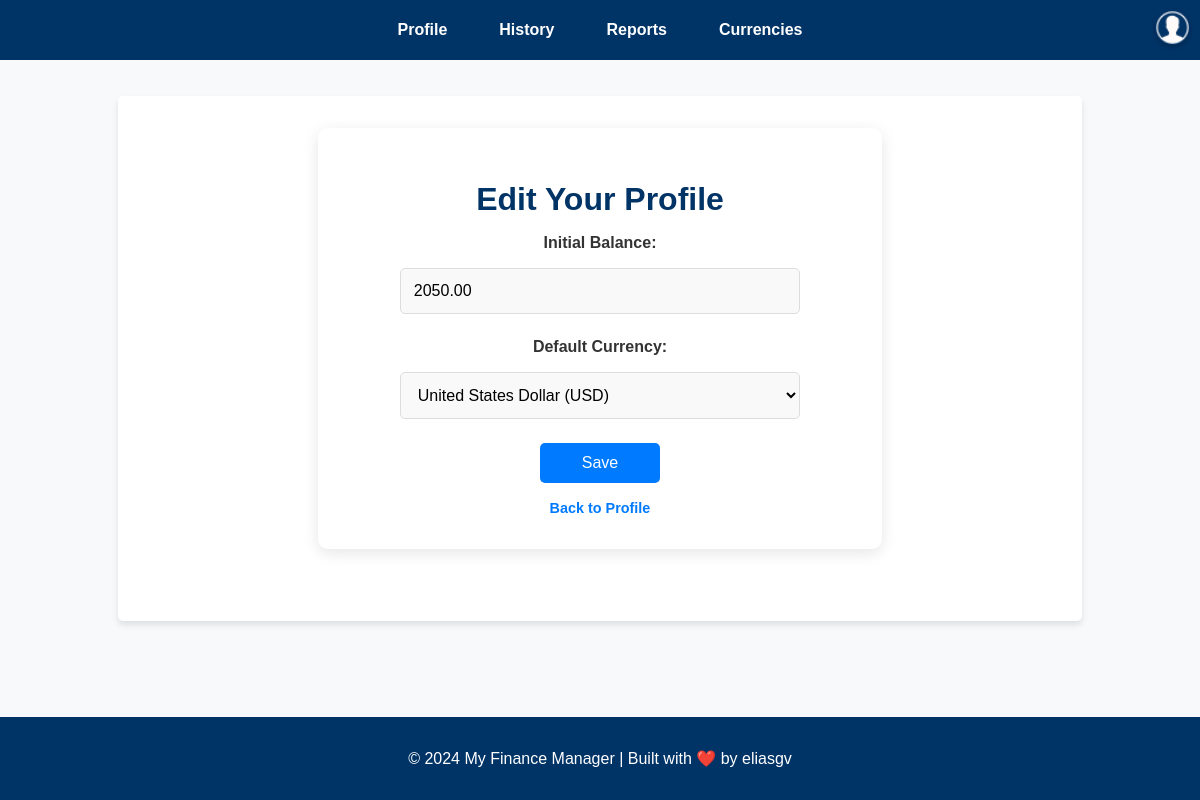
The app's page /users/profile/edit/ (signed in) with its own data.
### users/models.py (models this page shows, shortened)
class UserProfile(models.Model):
    user = models.OneToOneField(User, on_delete=models.CASCADE, related_name="profile")
    initial_balance = models.DecimalField(max_digits=10, decimal_places=2, default=0.00)
    balance = models.DecimalField(max_digits=10, decimal_places=2, default=0.00)
    default_currency = models.ForeignKey(Currency, on_delete=models.SET_NULL, null=True, default=146)

### users/views.py (the view)
# urls.py: path('profile/edit/', views.edit_initial_balance_view, name='edit_profile'),
@login_required
def edit_initial_balance_view(request):
    profile = request.user.profile
    currencies = Currency.objects.all()
    if request.method == 'POST':
        form = EditProfileForm(request.POST, instance=profile)
        if form.is_valid():
            form.save()
            if 'default_currency' in form.changed_data:
                profile.update_balance_for_new_currency()
            messages.success(request, "Profile updated successfully.")
            return redirect('users:profile')
        else:
            messages.error(request, "Please correct the errors below.")
    else:
        form = EditProfileForm(instance=profile)
    return render(request, 'users/edit_profile.html', {
        'form': form,
        'currencies': currencies,
    })

### users/forms.py
class EditProfileForm(forms.ModelForm):
    class Meta:
        model = UserProfile
        fields = ['initial_balance' , 'default_currency']

### currencies/models.py (called while the page is built)
    def __str__(self):
        return f"{self.name} ({self.code})"

### templates/users/edit_profile.html (shortened to what this page needs)
{% extends 'base.html' %}
{% block content %}
<div class="edit-profile-container">
    <h1 class="edit-profile-title">Edit Your Profile</h1>
    <form method="POST" class="styled-form">
        <div class="form-group">
            <label for="initial_balance">Initial Balance:</label>
            {{ form.initial_balance }}
        </div>
        <div class="form-group">
            <label for="default_currency">Default Currency:</label>
            {{ form.default_currency }}
        </div>
        <button type="submit" class="btn btn-primary">Save</button>
    </form>
    <a href="{% url 'users:profile' %}" class="back-link">Back to Profile</a>
</div>
{% endblock %}

### static/css/global.css (style rules this page uses)
body { font-family: 'Arial', sans-serif; background-color: #f4f7fa; margin: 0; padding: 0; color: #333; display: flex; flex-direction: column; min-height: 100vh; min-width: 100hv; overflow-y: scroll; scrollbar-width: none; align-items: center; justify-content: center; }

### static/css/profile.css (style rules this page uses)
body { font-family: 'Arial', sans-serif; background-color: #f8f9fa; margin: 0; padding: 0; display: flex; justify-content: center; align-items: center; min-height: 100vh; }
.profile-container, .edit-profile-container { max-width: 500px; margin: auto; padding: 2rem; background: #ffffff; border-radius: 10px; box-shadow: 0 4px 15px rgba(0, 0, 0, 0.1); text-align: center; }
.profile-title, .edit-profile-title { font-size: 2rem; color: #003366; margin-bottom: 1rem; font-weight: bold; }
form { width: 100%; display: flex; flex-direction: column; gap: 1.5rem; }
.styled-form { display: flex; flex-direction: column; align-items: center; gap: 1.5rem; }
.form-group { display: flex; flex-direction: column; align-items: center; width: 100%; gap: 0.5rem; }
label { font-weight: 600; margin-bottom: 0.5rem; font-size: 1rem; color: #003366; }
input, select { width: 100%; padding: 0.8rem; border: 1px solid #ddd; border-radius: 5px; font-size: 1rem; background-color: #f9f9f9; box-sizing: border-box; }
.btn { padding: 0.6rem 1.2rem; font-size: 1rem; border-radius: 5px; cursor: pointer; transition: background-color 0.3s ease; height: 40px; width: 120px; text-decoration: none; border: none; text-align: center; margin-bottom:1rem; }
.back-link { margin-top: 2rem; font-size: 0.9rem; color: #007bff; text-decoration: none; font-weight: bold; transition: color 0.3s ease; }

### static/css/tags.css (style rules this page uses)
.btn { padding: 0.6rem 1.2rem; font-size: 1rem; border-radius: 5px; cursor: pointer; transition: background-color 0.3s ease; height: 40px; width: 120px; text-decoration: none; border: none; text-align: center; }
.btn-primary { background-color: #007bff; color: white; }

### static/css/currencies.css (style rules this page uses)
.form-group { width: 100%; max-width: 400px; text-align: left; scrollbar-width: none; }

### static/css/transactions.css (style rules this page uses)
.styled-form { display: flex; flex-direction: column; gap: 1.5rem; align-items: center; }
.form-group { display: flex; flex-direction: column; align-items: center; width: 100%; gap: 0.5rem; }
.form-group label { font-size: 1rem; font-weight: bold; color: #333; text-align: center; }
.btn { padding: 0.6rem 1.2rem; font-size: 1rem; border-radius: 5px; cursor: pointer; transition: background-color 0.3s ease; height: 40px; width: 120px; text-decoration: none; border: none; text-align: center; }

### records on screen
UserProfile: initial_balance "2050.00", default_currency "United States Dollar (USD)"
